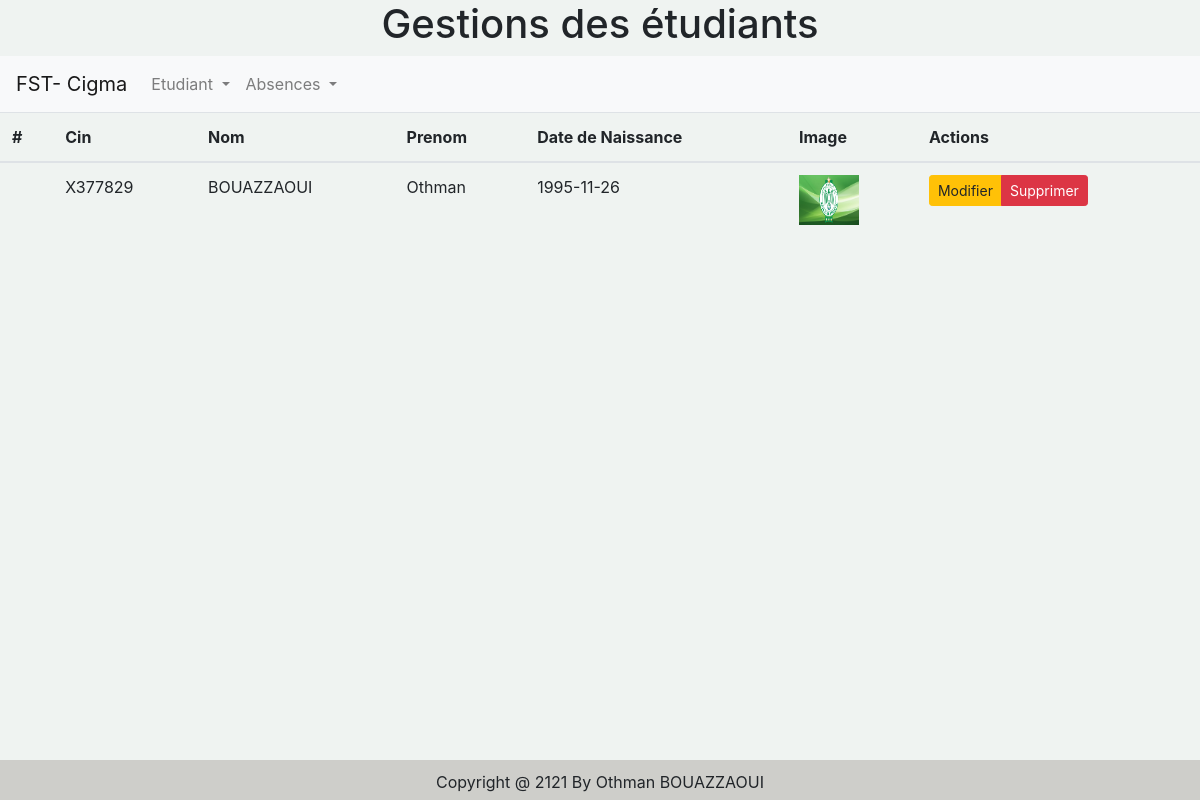
The page /show.php?id=X377829 on the database its author committed.
### tables this page shows
CREATE TABLE `etudiant` (
  `id` int(11) NOT NULL,
  `cin` varchar(200) NOT NULL,
  `nom` varchar(200) DEFAULT NULL,
  `prenom` varchar(200) DEFAULT NULL,
  `image` varchar(200) DEFAULT NULL,
  `date_naiss` date DEFAULT NULL
);

### module.php (called while the page is built, shortened)
<?php
function connect()
{
		try {
			$options=[
			    PDO::ATTR_ERRMODE => PDO::ERRMODE_EXCEPTION,
			    PDO::ATTR_DEFAULT_FETCH_MODE => PDO::FETCH_ASSOC
			];
			$pdo = new PDO("mysql:host=localhost;dbname=db_cigma","root","",$options);
			return $pdo;
		} catch (Exception $e) {
			echo "Error you can't connect db ".$e->getMessage();
		}
}
function find($id)
{
		try
		{
		$con = connect();
		$req = $con->prepare("select id,cin,date_naiss,nom,prenom,image from etudiant where cin=?");
		$req->execute([$id]);
		$resultat = $req->fetch();
		return $resultat;
		}catch(Exception $e) {
				echo $e->getMessage();
		}
}

### show.php (the view, shortened to what this page needs)
<?php
include("module.php");
$id = $_GET['id'];
$res = find($id);
?>
<!DOCTYPE html>
<html>
<head>
</head>
<body>
<?php include "nav_menu.php"; ?>
<table class="table">
  <thead>
    <tr>
      <th scope="col">#</th>
      <th scope="col">Cin</th>
      <th scope="col">Nom</th>
      <th scope="col">Prenom</th>
      <th scope="col">Date de Naissance</th>
      <th scope="col">Image</th>
      <th scope="col">Actions</th>
    </tr>
  </thead>
  <tbody>
    <tr>
      <th scope="row"></th>
      <td><?=$res['cin'] ?></td>
      <td><?=$res['nom'] ?></td>
      <td><?=$res['prenom'] ?></td>
      <td><?=$res['date_naiss'] ?></td>
      <td><img src="<?=$res['image'] ?>" style="width: 60px;height: 50px;"/></td>
 	<td>
     <div class="btn-group">
      <a href="edit.php?id=<?=$res['cin']?>" class="btn btn-warning btn-sm">Modifier</a>
      <a href="delete.php?id=<?=$res['cin']?>" class="btn btn-danger btn-sm"  onclick="return confirm('Supprimer ?')">Supprimer</a>
     </div>
      </td>
    </tr>
  </tbody>
</table>
<?php include "footer.php" ;?>
</body>
</html>

### nav_menu.php (style rules this page uses)
body { background-color: #eff3f1; }

### rows shown on the page
etudiant: cin "X377829", nom "BOUAZZAOUI", prenom "Othman", date_naiss "1995-11-26", image (picture)
